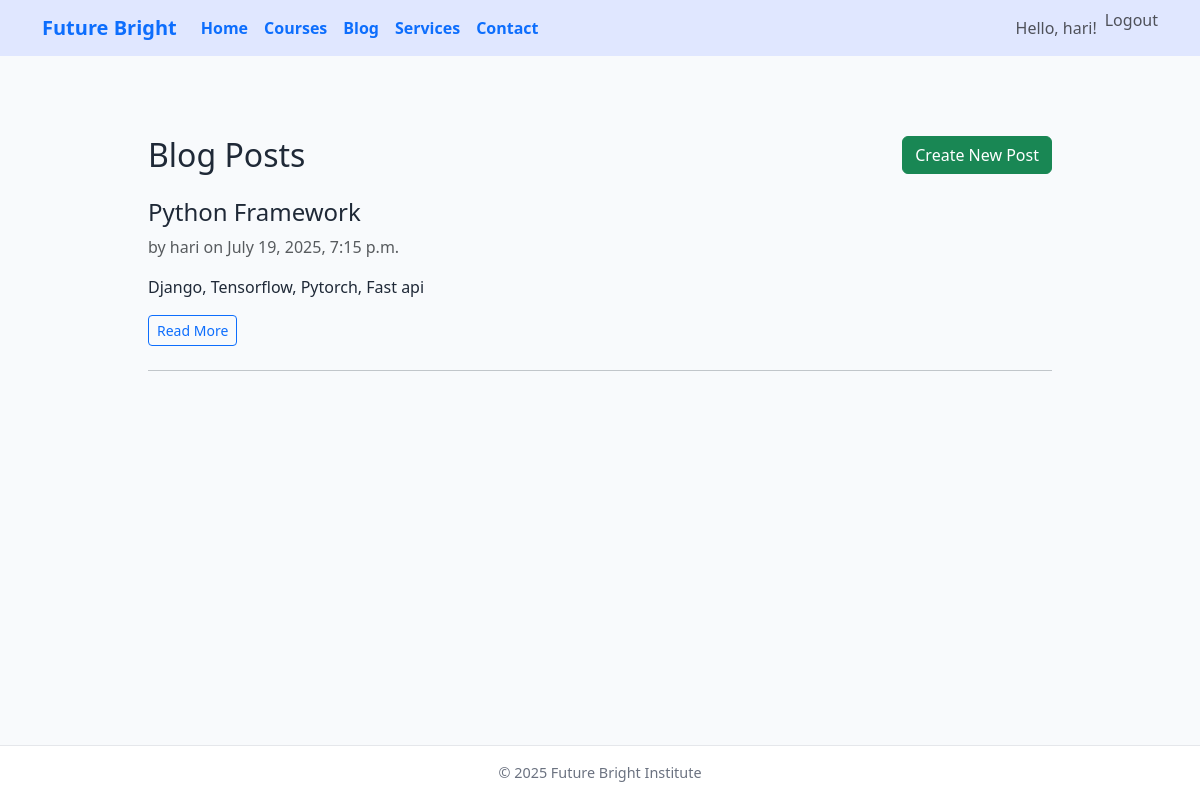
Screenshot of /blog/ (signed in) with the database file from the repository.
### blog/models.py (models this page shows, shortened)
class Post(models.Model):
    title = models.CharField(max_length=200)
    content = models.TextField()
    author = models.ForeignKey(User, on_delete=models.CASCADE)
    created_at = models.DateTimeField(auto_now_add=True)
    updated_at = models.DateTimeField(auto_now=True)

### blog/views.py (the view)
# urls.py: path('', views.post_list, name='post_list'),
def post_list(request):
    posts = Post.objects.order_by('-created_at')
    return render(request, 'blog/post_list.html', {'posts': posts})

### blog/templates/blog/post_list.html (shortened to what this page needs)
{% extends 'base.html' %}
{% block content %}
  <div class="container py-5">
    <div class="d-flex justify-content-between align-items-center mb-4">
      <h2 class="mb-0">Blog Posts</h2>
      {% if user.is_authenticated %}
        <a href="{% url 'post_create' %}" class="btn btn-success">Create New Post</a>
      {% endif %}
    </div>
    {% for post in posts %}
      <div class="mb-4">
        <h4>{{ post.title }}</h4>
        <p class="text-muted">by {{ post.author }} on {{ post.created_at }}</p>
        <p>{{ post.content|truncatewords:40 }}</p>
        <a href="{% url 'post_detail' post.pk %}" class="btn btn-sm btn-outline-primary">Read More</a>
      </div>
      <hr>
    {% empty %}
      <p>No blog posts found.</p>
    {% endfor %}
  </div>
{% endblock %}

### templates/base.html (shortened to what this page needs)
<!DOCTYPE html>
<html lang="en">
<head>
  <link href="https://cdn.jsdelivr.net/npm/bootstrap@5.3.3/dist/css/bootstrap.min.css" rel="stylesheet" />
</head>
<body>
  <nav class="navbar navbar-expand-lg navbar-light" style="background-color: #e0e7ff;">
    <div class="container">
      <a class="navbar-brand text-primary fw-bold" href="{% url 'home' %}">Future Bright</a>
      <div class="collapse navbar-collapse" id="navbarSupportedContent">
        <ul class="navbar-nav me-auto mb-2 mb-lg-0">
          <li class="nav-item">
            <a class="nav-link text-primary fw-semibold" href="{% url 'home' %}">Home</a>
          </li>
          <li class="nav-item">
            <a class="nav-link text-primary fw-semibold" href="/courses/">Courses</a>
          </li>
          <li class="nav-item">
            <a class="nav-link text-primary fw-semibold" href="/blog/">Blog</a>
          </li>
            <li class="nav-item">
              <a class="nav-link text-primary fw-semibold" href="/service/">Services</a>
          </li>
          <li class="nav-item">
            <a class="nav-link text-primary fw-semibold" href="/contact/">Contact</a>
          </li>
        </ul>
        <ul class="navbar-nav ms-auto mb-2 mb-lg-0">
          {% if user.is_authenticated %}
            <li class="nav-item">
              <span class="nav-link">Hello, {{ user.username }}!</span>
            </li>
            <li class="nav-item">
              <form method="post" action="{% url 'logout' %}" style="display: inline;">
                <button type="submit" class="btn btn-link nav-link" style="padding: 0; border: none; background: none;">
                  Logout
                </button>
              </form>
            </li>
          {% endif %}
        </ul>
      </div>
    </div>
  </nav>
  <main>
    {% block content %}{% endblock %}
  </main>
  <footer>
    &copy; 2025 Future Bright Institute
  </footer>
</body>
</html>

### templates/base.html (style rules this page uses)
html, body { height: 100%; margin: 0; padding: 0; font-family: 'Segoe UI', Tahoma, Geneva, Verdana, sans-serif; background-color: #f8fafc; color: #1f2937; display: flex; flex-direction: column; min-height: 100vh; }
body { display: flex; flex-direction: column; }
main { flex: 1 0 auto; max-width: 960px; margin: 2rem auto; padding: 0 1rem; width: 100%; }
footer { flex-shrink: 0; text-align: center; padding: 1rem 0; font-size: 0.9rem; color: #6b7280; border-top: 1px solid #e5e7eb; margin-top: auto; background: white; width: 100%; }

### rows the page displays
Post: title "Python Framework", author "hari", created_at "July 19, 2025, 7:15 p.m.", content "Django, Tensorflow, Pytorch, Fast api"

### other values shown
{{ user.username }} "hari"
